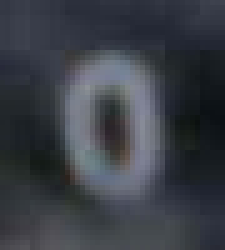
#> input picture data/digit_v1/0/1.jpg, 45 x 50 px, given in place of 24.jpg, which was not available (shown 5 times larger)
$ python auto_segmentation_2.py   (older library calls are emulated)
#> lines starting #> are read from the running program, lines starting #| are printed output that depends on the picture; after the words box and inside, x2 and y2 are one past the last pixel; in counts of white or black regions, pixels touching at a corner belong together; pictures that were not available may be replaced by others from this repository, and a replacement may not be noted
# -*- coding: utf-8 -*-
"""
Created on Mon Aug 16 17:33:34 2021

@author: hp
"""


import numpy as np
import argparse
import cv2
import sys
import matplotlib.pyplot as plt
import numpy as np
from PIL import Image as im
import cv2
from scipy.ndimage import interpolation as inter
base_dir = 'D:/LYIT/repository/yolo/labelled_digit/MR-AMR Dataset/v1_mix/0/'
name = '24.jpg'
image=cv2.imread(base_dir + name)
#> image is the input picture: shape (50, 45, 3); mean B, G, R 70, 62.4, 58.2

grayimage = cv2.cvtColor(image, cv2.COLOR_BGR2GRAY)
blurred = cv2.GaussianBlur(grayimage,(5,5),0)
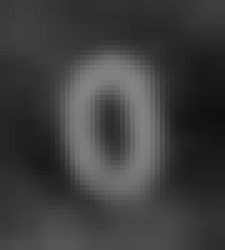
#> blurred: shape (50, 45) (shown 5 times larger); min 16, max 132, mean 62
cv2.imshow("Image", image)
ret, im_th = cv2.threshold(grayimage, 90, 255, cv2.THRESH_BINARY_INV)
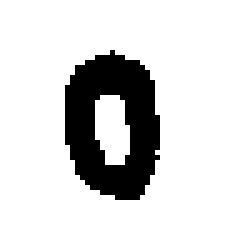
#> im_th: shape (50, 45) (shown 5 times larger); 83.3% white; 1 black region, box (x1, y1, x2, y2) and area: (13, 10, 32, 40) 375
#edged = cv2.Canny(blurred, 30, 150)
#cv2.imshow("Edges", edged)
(_, cnts, _) = cv2.findContours(im_th.copy(), cv2.RETR_EXTERNAL,cv2.CHAIN_APPROX_SIMPLE)
#> cnts = [[[0, 0], [0, 49], [44, 49], [44, 0]]]


print(len(cnts))
#| 1

cnts = sorted([(c, cv2.boundingRect(c)[0]) for c in cnts], key =lambda x: x[1])
#> cnts = [([[0, 0], [0, 49], [44, 49], [44, 0]], 0)]
for (c, _) in cnts:
	(x, y, w, h) = cv2.boundingRect(c)
	if w >= 6 and h >= 20:
		cv2.rectangle(image, (x-6, y-6), (x + w+6, y + h+6),(0, 255, 0), 1)
#> this loop made 1 pass
#> (c, x, y, w, h) on pass 1: ([[0, 0], [0, 49], [44, 49], [44, 0]], 0, 0, 45, 50)
cv2.imshow("image", image)
#plt.imshow(image, cmap='gray')
plt.savefig(base_dir +'erosin.png')
#cv2.waitKey(0)
